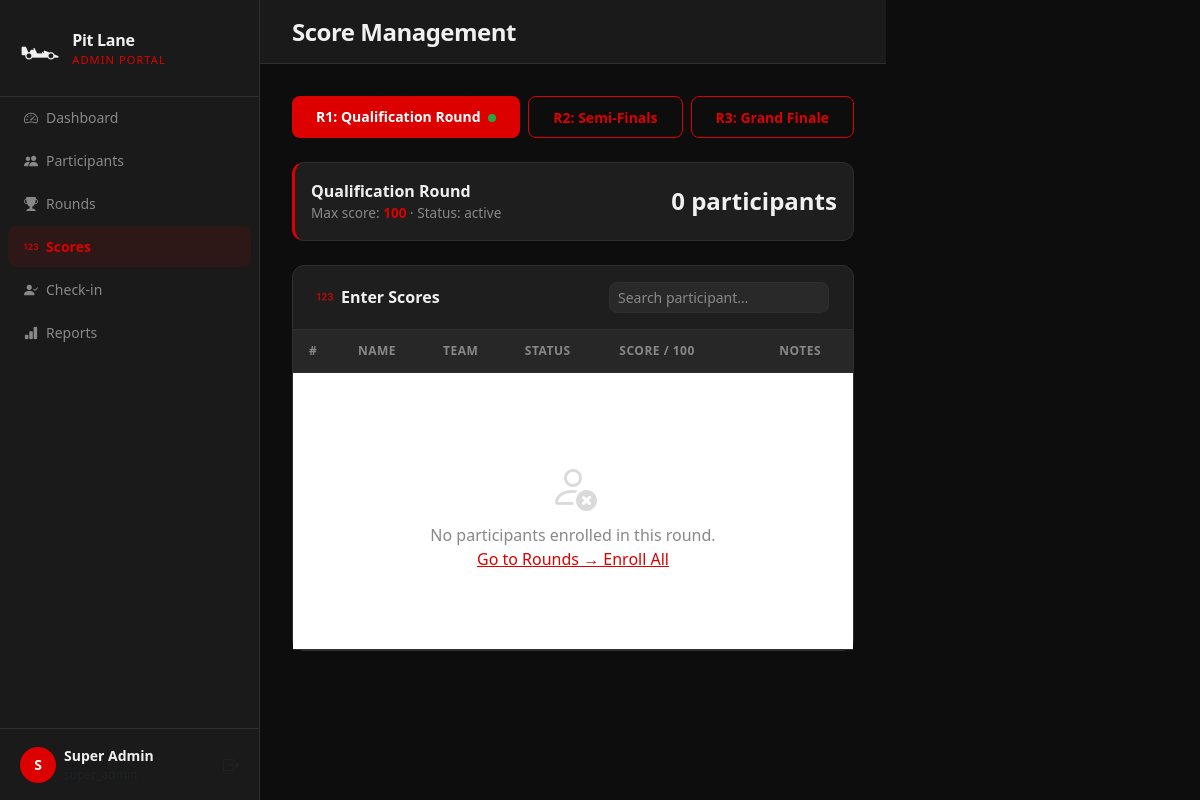
The page /admin/scores.php (signed in) on the database its author committed.
### tables this page shows
CREATE TABLE IF NOT EXISTS rounds (
    id           INT           NOT NULL AUTO_INCREMENT,
    event_id     INT           NOT NULL,
    round_number INT           NOT NULL,
    name         VARCHAR(200)  NOT NULL,
    description  TEXT,
    max_score    INT           NOT NULL DEFAULT 100,
    start_date   DATETIME,
    end_date     DATETIME,
    status       ENUM('upcoming','active','completed') NOT NULL DEFAULT 'upcoming',
    created_at   TIMESTAMP     NOT NULL DEFAULT CURRENT_TIMESTAMP,
    PRIMARY KEY (id),
    UNIQUE KEY uq_round_number (event_id, round_number),
    CONSTRAINT fk_rounds_event FOREIGN KEY (event_id) REFERENCES events(id) ON DELETE CASCADE
);

### includes/functions.php (called while the page is built, shortened)
<?php
function sanitize(string $val): string {
    return htmlspecialchars(trim($val), ENT_QUOTES, 'UTF-8');
}
function isAdminLoggedIn(): bool {
    return !empty($_SESSION['admin_id']);
}
function currentAdmin(): ?array {
    static $admin = null;
    if ($admin === null) {
        $stmt = db()->prepare('SELECT id, username, name, email, role FROM admins WHERE id = ?');
        $stmt->execute([$_SESSION['admin_id']]);
        $admin = $stmt->fetch() ?: null;
    }
    return $admin;
}

### config/db.php (called while the page is built, shortened)
<?php
function db(): PDO {
    static $pdo = null;
    if ($pdo === null) {
        $dsn = sprintf('mysql:host=%s;dbname=%s;charset=%s', DB_HOST, DB_NAME, DB_CHARSET);
        $pdo = new PDO($dsn, DB_USER, DB_PASS, [
            PDO::ATTR_ERRMODE            => PDO::ERRMODE_EXCEPTION,
            PDO::ATTR_DEFAULT_FETCH_MODE => PDO::FETCH_ASSOC,
            PDO::ATTR_EMULATE_PREPARES   => false,
        ]);
    }
    return $pdo;
}

### admin/scores.php (the view, shortened to what this page needs)
<?php
require_once __DIR__ . '/../includes/layout.php';
$pdo = db();
$rounds = $pdo->query("
    SELECT r.id, r.round_number, r.name, r.max_score, r.status
    FROM rounds r JOIN events e ON e.id=r.event_id
    ORDER BY r.round_number
")->fetchAll();
$roundId       = (int)($_GET['round']       ?? ($rounds[0]['id'] ?? 0));
$currentRound = null;
foreach ($rounds as $r) {
    if ($r['id'] == $roundId) { $currentRound = $r; break; }
}
$where  = ['pr.round_id = ?'];
$params = [$roundId];
$whereSQL = 'WHERE ' . implode(' AND ', $where);
$entries = $pdo->prepare("
    SELECT pr.id AS pr_id, pr.score, pr.status AS pr_status, pr.notes, pr.checked_in_at,
           p.id AS p_id, p.name, p.email, p.city, p.team_name
    FROM participant_rounds pr
    JOIN participants p ON p.id = pr.participant_id
    {$whereSQL}
    ORDER BY pr.score DESC, p.name
");
$entries->execute($params);
$entries = $entries->fetchAll();
pageHead('Scores', true);
?>
<div class="d-flex">
<?php adminNav('scores'); ?>
<div class="admin-main">
  <div class="admin-topbar">
    <span class="page-title">Score Management</span>
  </div>
  <div class="admin-content">
    <div class="d-flex flex-wrap gap-2 mb-4">
      <?php foreach ($rounds as $r): ?>
      <a href="<?= APP_URL ?>/admin/scores.php?round=<?= $r['id'] ?>"
         class="btn btn-sm <?= $roundId==$r['id'] ? 'btn-ferrari' : 'btn-outline-ferrari' ?>">
        R<?= $r['round_number'] ?>: <?= sanitize($r['name']) ?>
        <?php if ($r['status']==='active'): ?><span class="status-dot active ms-1"></span><?php endif; ?>
      </a>
      <?php endforeach; ?>
    </div>
    <?php if ($currentRound): ?>
    <div class="card mb-4 p-3 d-flex flex-row align-items-center gap-3" style="border-left:3px solid var(--ferrari-red)">
      <div>
        <div class="fw-800"><?= sanitize($currentRound['name']) ?></div>
        <div style="color:var(--text-muted);font-size:.85rem">Max score: <strong class="text-ferrari"><?= $currentRound['max_score'] ?></strong> · Status: <?= $currentRound['status'] ?></div>
      </div>
      <div class="ms-auto fw-700" style="font-size:1.5rem"><?= count($entries) ?> participants</div>
    </div>
    <?php endif; ?>
    <div class="card">
      <div class="card-header px-4 py-3 d-flex align-items-center justify-content-between">
        <span><i class="bi bi-123 me-2 text-ferrari"></i>Enter Scores</span>
        <input id="tableSearch" class="form-control form-control-sm w-auto" placeholder="Search participant…" style="min-width:180px">
      </div>
      <form method="POST">
        <div class="table-responsive">
          <table class="table table-dark-custom mb-0">
            <thead>
              <tr><th>#</th><th>Name</th><th>Team</th><th>Status</th><th style="width:160px">Score / <?= $currentRound['max_score'] ?? '?' ?></th><th>Notes</th></tr>
            </thead>
            <tbody>
              <?php if ($entries): ?>
              <?php foreach ($entries as $i => $e): ?>
              <tr>
                <td style="color:var(--text-muted)"><?= $i+1 ?></td>
                <td>
                  <div class="fw-600"><?= sanitize($e['name']) ?></div>
                  <div style="font-size:.75rem;color:var(--text-muted)"><?= sanitize($e['email']) ?></div>
                </td>
                <td style="color:var(--text-muted)"><?= sanitize($e['team_name'] ?: '–') ?></td>
                <td><span class="badge badge-<?= $e['pr_status'] ?>"><?= ucfirst(str_replace('_',' ',$e['pr_status'])) ?></span></td>
                <td>
                  <input type="number" name="scores[<?= $e['pr_id'] ?>]"
                         class="form-control form-control-sm"
                         value="<?= $e['pr_status']==='scored' ? $e['score'] : '' ?>"
                         min="0" max="<?= $currentRound['max_score'] ?? 999 ?>"
                         step="0.5" placeholder="–">
                </td>
                <td style="font-size:.8rem;color:var(--text-muted)"><?= sanitize($e['notes'] ?: '') ?></td>
              </tr>
              <?php endforeach; ?>
              <?php else: ?>
              <tr><td colspan="6">
                <div class="empty-state">
                  <i class="bi bi-person-x"></i>
                  <div>No participants enrolled in this round.<br>
                    <a href="<?= APP_URL ?>/admin/rounds.php" style="color:var(--ferrari-red)">Go to Rounds → Enroll All</a>
                  </div>
                </div>
              </td></tr>
              <?php endif; ?>
            </tbody>
          </table>
        </div>
      </form>
    </div>
  </div>
</div>
</div>
<?php pageFoot(); ?>

### includes/layout.php
<?php
function pageHead(string $title, bool $isAdmin = false): void {
    $base = APP_URL;
    echo <<<HTML
<!DOCTYPE html>
<html lang="en">
<head>
<meta charset="UTF-8">
<meta name="viewport" content="width=device-width, initial-scale=1">
<title>{$title} – A Pit Lane of Ferrari</title>
<link rel="stylesheet" href="https://use.typekit.net/uef7mgf.css">
<link rel="stylesheet" href="https://cdn.jsdelivr.net/npm/bootstrap@5.3.3/dist/css/bootstrap.min.css">
<link rel="stylesheet" href="https://cdn.jsdelivr.net/npm/bootstrap-icons@1.11.3/font/bootstrap-icons.min.css">
<link rel="stylesheet" href="{$base}/assets/css/main.css">
</head>
<body>
HTML;
}
function pageFoot(bool $charts = false): void {
    $base = APP_URL;
    $chartScript = $charts
        ? '<script src="https://cdn.jsdelivr.net/npm/chart.js@4.4.4/dist/chart.umd.min.js"></script>'
        : '';
    echo <<<HTML
{$chartScript}
<script src="https://cdn.jsdelivr.net/npm/bootstrap@5.3.3/dist/js/bootstrap.bundle.min.js"></script>
<script src="{$base}/assets/js/main.js"></script>
</body>
</html>
HTML;
}
function adminNav(string $active = ''): void {
    $admin = currentAdmin();
    $base  = APP_URL;
    $items = [
        'dashboard'    => ['Dashboard',     'bi-speedometer2',   '/admin/index.php'],
        'participants' => ['Participants',   'bi-people-fill',    '/admin/participants.php'],
        'rounds'       => ['Rounds',         'bi-trophy-fill',    '/admin/rounds.php'],
        'scores'       => ['Scores',         'bi-123',            '/admin/scores.php'],
        'scanner'      => ['Check-in',        'bi-person-check-fill', '/admin/scanner.php'],
        'reports'      => ['Reports',        'bi-bar-chart-fill', '/admin/reports.php'],
    ];
    $initials = strtoupper(substr($admin['name'], 0, 1));
    $links = '';
    foreach ($items as $key => [$label, $icon, $href]) {
        $cls = $active === $key ? 'active' : '';
        $links .= <<<HTML
<li class="nav-item">
  <a class="nav-link {$cls}" href="{$base}{$href}">
    <i class="bi {$icon} me-2"></i>{$label}
  </a>
</li>
HTML;
    }
    echo <<<HTML
<nav class="admin-sidebar d-flex flex-column">
  <div class="sidebar-brand">
    <div class="ferrari-logo">🏎</div>
    <div>
      <div class="brand-name">Pit Lane</div>
      <div class="brand-sub">Admin Portal</div>
    </div>
  </div>
  <ul class="nav flex-column flex-grow-1 px-2">
    {$links}
  </ul>
  <div class="sidebar-footer">
    <div class="d-flex align-items-center gap-2">
      <div class="avatar">{$initials}</div>
      <div>
        <div class="fw-600 small">{$admin['name']}</div>
        <div class="text-muted" style="font-size:.75rem">{$admin['role']}</div>
      </div>
      <a href="{$base}/admin/logout.php" class="ms-auto text-muted" title="Logout">
        <i class="bi bi-box-arrow-right"></i>
      </a>
    </div>
  </div>
</nav>
HTML;
}

### assets/css/main.css (style rules this page uses)
:root { --ferrari-red: #DC0000; --ferrari-dark: #1A1A1A; --ferrari-darker: #0D0D0D; --ferrari-gold: #C8A84B; --ferrari-silver: #B0B0B0; --card-bg: #1E1E1E; --card-border: #2E2E2E; --text-primary: #F0F0F0; --text-muted: #888; --success: #28a745; --warning: #ffc107; --danger: #DC0000; --sidebar-w: 260px; --header-h: 64px; }
*, *::before, *::after { box-sizing: border-box; }
body { font-family: 'forma-djr-text', 'Forma DJR Text', system-ui, sans-serif; background: var(--ferrari-darker); color: var(--text-primary); margin: 0; min-height: 100vh; }
.fw-600 { font-weight: 600; }
.fw-700 { font-weight: 700; }
.fw-800 { font-weight: 800; }
.card { background: var(--card-bg); border: 1px solid var(--card-border); border-radius: 12px; color: var(--text-primary); }
.card-header { background: transparent; border-bottom: 1px solid var(--card-border); font-weight: 600; }
.admin-sidebar { width: var(--sidebar-w); background: var(--ferrari-dark); border-right: 1px solid var(--card-border); min-height: 100vh; position: fixed; top: 0; left: 0; z-index: 200; padding: 0; overflow-y: auto; }
.sidebar-brand { padding: 1.5rem 1.25rem; border-bottom: 1px solid var(--card-border); display: flex; align-items: center; gap: .75rem; }
.ferrari-logo { font-size: 2rem; }
.brand-name { font-weight: 800; font-size: 1rem; letter-spacing: -.3px; }
.brand-sub { font-size: .7rem; color: var(--ferrari-red); text-transform: uppercase; letter-spacing: 1px; }
.admin-sidebar .nav-link { color: var(--text-muted); padding: .625rem 1rem; border-radius: 8px; font-size: .875rem; font-weight: 500; transition: all .15s; margin-bottom: 2px; }
.admin-sidebar .nav-link:hover, .admin-sidebar .nav-link.active { color: #fff; background: rgba(220,0,0,.15); }
.admin-sidebar .nav-link.active { color: var(--ferrari-red); background: rgba(220,0,0,.1); font-weight: 600; }
.sidebar-footer { padding: 1rem 1.25rem; border-top: 1px solid var(--card-border); margin-top: auto; }
.avatar { width: 36px; height: 36px; border-radius: 50%; background: var(--ferrari-red); color: #fff; font-weight: 700; display: flex; align-items: center; justify-content: center; font-size: .875rem; flex-shrink: 0; }
.admin-main { margin-left: var(--sidebar-w); min-height: 100vh; padding: 0; }
.admin-topbar { height: var(--header-h); background: var(--ferrari-dark); border-bottom: 1px solid var(--card-border); display: flex; align-items: center; padding: 0 2rem; gap: 1rem; position: sticky; top: 0; z-index: 100; }
.admin-content { padding: 2rem; }
.page-title { font-size: 1.5rem; font-weight: 800; letter-spacing: -.5px; }
.btn-ferrari { background: var(--ferrari-red); color: #fff; border: none; font-weight: 600; border-radius: 8px; padding: .6rem 1.5rem; transition: all .15s; }
.btn-outline-ferrari { border: 1.5px solid var(--ferrari-red); color: var(--ferrari-red); background: transparent; font-weight: 600; border-radius: 8px; padding: .6rem 1.5rem; transition: all .15s; }
.table-dark-custom { color: var(--text-primary); }
.table-dark-custom thead th { background: rgba(255,255,255,.04); border-color: var(--card-border); font-size: .75rem; font-weight: 600; text-transform: uppercase; letter-spacing: .5px; color: var(--text-muted); padding: .75rem 1rem; }
.table-dark-custom tbody tr { border-color: var(--card-border); transition: background .1s; }
.table-dark-custom tbody td { padding: .875rem 1rem; vertical-align: middle; border-color: var(--card-border); }
.form-control, .form-select { background: rgba(255,255,255,.05); border-color: var(--card-border); color: var(--text-primary); border-radius: 8px; }
.form-control::placeholder { color: var(--text-muted); }
.status-dot { width: 8px; height: 8px; border-radius: 50%; display: inline-block; }
.status-dot.active { background: #28a745; }
.status-dot.active { animation: pulse 2s infinite; }
.text-ferrari { color: var(--ferrari-red) !important; }
.empty-state { text-align: center; padding: 4rem 2rem; color: var(--text-muted); }
.empty-state i { font-size: 3rem; margin-bottom: 1rem; opacity: .3; }

### rows shown on the page
rounds: round_number "1", name "Qualification Round", max_score "100", status "active"
rounds: round_number "2", name "Semi-Finals"
rounds: round_number "3", name "Grand Finale"

### other values the page prints
$label "Dashboard"
$label "Participants"
$label "Rounds"
$label "Scores"
$label "Check-in"
$label "Reports"
$initials "S"
$admin['name'] "Super Admin"
count($entries) "0"
